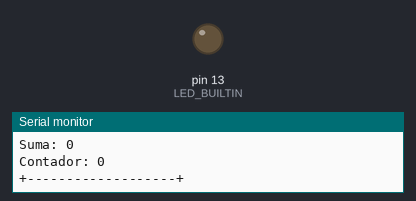
The sketch below on a simulated Arduino Uno, built with avr-gcc and run on an emulated ATmega328P. On the bench: output pins drawn as LEDs (lit = HIGH), the last lines printed to the serial monitor.

Above: at 0.1 s.
At 86.0 s:
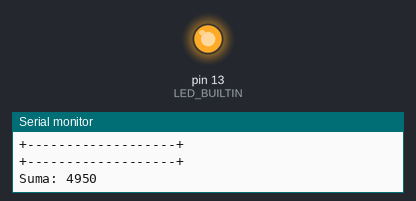
Timing chart, 0 to 96.3 s (numbered marks = the images above):
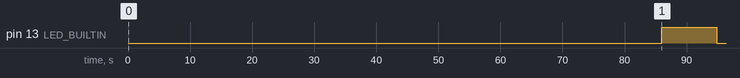

The sketch:

practica_24_acumulador1.ino
```cpp
// C++ code
//
void setup()
{
  pinMode(LED_BUILTIN, OUTPUT);
  Serial.begin(9600);
}

void loop()
{
  digitalWrite(LED_BUILTIN, LOW);
  int suma =0;
  for(int i=0; i<=100; i++){

    Serial.println("+-------------------+");
    Serial.print("Suma: ");
    Serial.println(suma);
    Serial.print("Contador: ");
    Serial.println(i);
    Serial.println("+-------------------+");
    Serial.println("\n");
    suma = suma + i;
    if (i == 100){

    Serial.println("FIN DE EJECUCION");
    digitalWrite(LED_BUILTIN, HIGH);
    delay(8000);

    }

    delay(850);


  }


}
```

Measured:
- by itself, pin 13 (LED_BUILTIN): LOW → HIGH at 86.0 s, → LOW 8.9 s later
